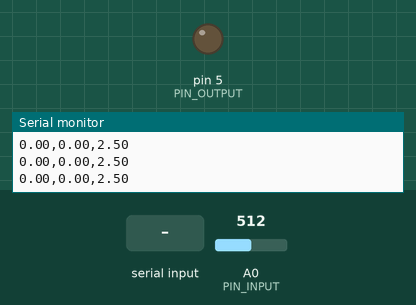
A sketch run on a simulated Arduino Uno, built with avr-gcc and run on an emulated ATmega328P. Parts: output pins drawn as LEDs (lit = HIGH), the last lines printed to the serial monitor. The test bench sets the inputs (shaded band); at power-on: A0 (PIN_INPUT) = 512.

Above: at 1.2 s.
1.3 s: "5\n" received over Serial
At 1.65 s:
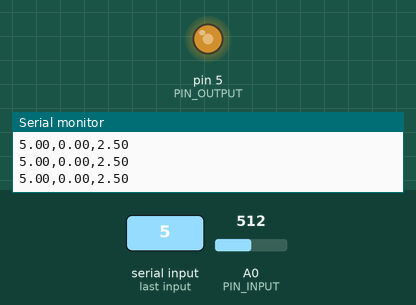
At 2.7 s:
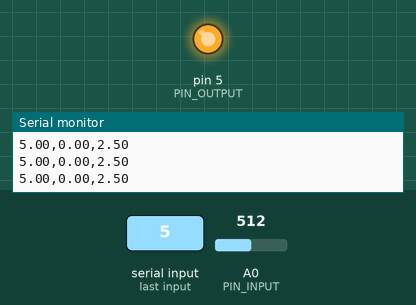
3.3 s: "90 45 200\n" received over Serial
Timing chart, 0 to 6.3 s (numbered marks = the images above; inputs shaded):
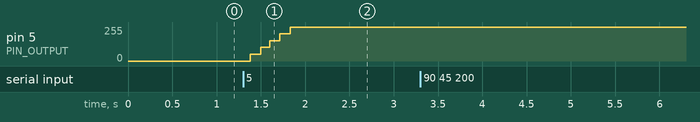

The sketch:

Fonte_Simples.ino
```cpp
#include <PID_v1.h> // Inclusao da biblioteca do controlador

float VccMedido = 5; //A tensão medida no pino de 5V. Caso voce nao possua um multimetro, deixe 5.
float setpoint = 0;

int PIN_INPUT = A0;  // Pino de entrada do controlador PID, que irá servir como sensor
int PIN_OUTPUT = 5; // Pino de saída, que irá controlar o sistema

char resposta[25] = {"         "}; // String que recebe os dados seriais

double Setpoint, Input, Output, kp = 0, ki = 1, kd = 0; // Kp, Ki e Kd são os ajustes do controlador PID.

PID controlador (& Input, & Output, & Setpoint, kp, ki, kd, DIRECT);

void setup() {
  Serial.begin(9600);
  pinMode(PIN_INPUT, INPUT); // Inicializando o pino do sensor do controlador como entrada
  pinMode(PIN_OUTPUT, OUTPUT); // Inicializando como saída o pino do controlador da tensão.
  controlador.SetMode(AUTOMATIC); // Configura o controlador para funcionar em modo automático
  controlador.SetSampleTime(0); // Seta o controlador para ter a taxa de amostragem mais rápida possível.
  Serial.println("CLEARDATA");  // Limpa os dados das legendas do Plotter Serial
  Serial.println("Setpoint, Zero, Saida"); // Insere as legendas no Plotter Serial
}

void loop() {
  float Adc = VccMedido / 1023; //  ADC é a relação entre a tensão e os níveis ADC de 0 a 1023
  EscutaSerial(); // A função que irá ficar escutando a comunicação serial e irá inserir esses dados no vetor resposta
  Setpoint = setpoint / Adc; //Converte o Setpoint de Volts para níveis ADC (que é o que a placa entende)
  Input = analogRead(PIN_INPUT); //Carregando o valor do pino analógico para o controlador
  controlador.Compute(); // O controlador calcula qual deve ser a saída do pino PWM, para tudo ocorrer certo.
  analogWrite(PIN_OUTPUT, Output); //O pino de saída envia o sinal PWM que foi computado.
  imprimir(setpoint, 0,analogRead(A0)*Adc); // A função imprimir é um amontoado de "Serial.print"", só fizemos ela para facilitar.

}

void imprimir(float valor1, float valor2, float valor3) // A função recebe 3 parametros, e já imprime eles no formato correto.
{
  static int linha = 0;
  Serial.print(valor1);
  Serial.print(",");
  Serial.print(valor2);
  Serial.print(",");
  Serial.println(valor3);
}

void EscutaSerial() { // Função que recebe os dados do Plotter Serial e converte em um valor de Setpoint
  if (Serial.available() > 0) {
    byte leitura, i = 0;
    strcpy(resposta, "                  ");
    leitura = 255;
    while (leitura != 10) {
      if (Serial.available() > 0) {
        leitura = Serial.read();
        resposta[i] = (char)leitura;
        i++;
      }
    }
    i = 0;
  }
  setpoint = atof(strtok(resposta, " "));
}
```

Measured:
- after the input at 1.3 s, pin 5 (PIN_OUTPUT): moves from 0/255 to 255/255 over 0.45 s, starting after 0.08 s
